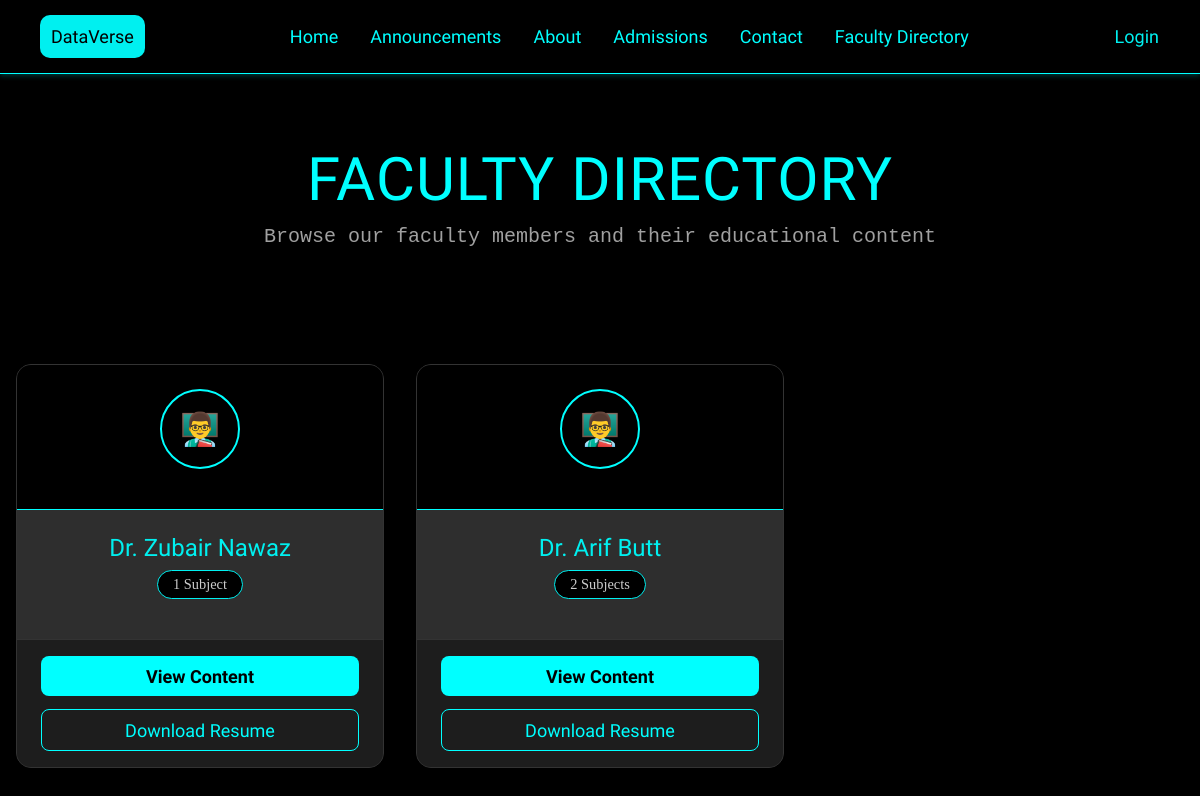
/faculty/directory/, run on the app's committed database.
### faculty_profiles/models.py (models this page shows, shortened)
class FacultyProfile(models.Model):
    user = models.OneToOneField(
        settings.AUTH_USER_MODEL,
        on_delete=models.CASCADE,
        related_name='Facultyprofile'    # Unique reverse accessor for this app
    )
    resume = models.FileField(upload_to="rag_chatbot/data/faculty/resumes/", blank=True, null=True)

### chatbot/models.py (models this page shows, shortened)
class CustomUser(AbstractUser):
    email = models.EmailField(unique=True, blank=False, null=False)
    full_name = models.CharField(max_length=255, blank=True, null=True)  # ✅ Add this line
    ROLE_CHOICES = (
        ('student', 'Student'),
        ('professor', 'Professor'),
    )
    role = models.CharField(max_length=10, choices=ROLE_CHOICES, default='student')

### faculty_profiles/views.py (the view)
# urls.py: path('directory/', views.faculty_directory, name='faculty_directory'),
def faculty_directory(request):
    faculty_with_content = FacultyProfile.objects.filter(subjects__lecturecontent__isnull=False).distinct()
    return render(request, "faculty_profiles/faculty_directory.html", {
        "faculty_list": faculty_with_content,
    })

### faculty_profiles/templates/faculty_profiles/faculty_directory.html (shortened to what this page needs)
{% extends "chatbot/base.html" %}
{% load static %}
{% block content %}
<div class="directory-container">
    <div class="directory-header">
        <h1>Faculty Directory</h1>
        <p>Browse our faculty members and their educational content</p>
        <div class="animation-bg">
            <div class="lines"></div>
            <div class="lines"></div>
            <div class="lines"></div>
        </div>
    </div>
    {% if faculty_list %}
        <div class="faculty-cards">
            {% for faculty in faculty_list %}
                <div class="faculty-card">
                    <div class="faculty-card-header">
                        <div class="faculty-avatar">👨‍🏫</div>
                    </div>
                    <div class="faculty-card-body">
                        <h5 class="faculty-name">
                            {{ faculty.user.full_name|default:faculty.user.username }}
                        </h5>
                        {% with subject_count=faculty.subjects.count %}
                            <div class="subject-count">
                                {{ subject_count }} Subject{{ subject_count|pluralize }}
                            </div>
                        {% endwith %}
                    </div>
                    <div class="faculty-card-footer">
                        <a href="{% url 'faculty_detail' faculty.id %}" class="btn-view">View Content</a>
                        {% if faculty.resume %}
                            <a href="{{ faculty.resume.url }}" class="btn-resume" download>Download Resume</a>
                        {% endif %}
                    </div>
                </div>
            {% endfor %}
        </div>
    {% else %}
        <div class="no-faculty">
            <h3>No faculty members have uploaded content yet</h3>
            <p>Check back later for educational materials</p>
        </div>
    {% endif %}
</div>
{% endblock %}

### chatbot/static/styles/home.css (style rules this page uses)
* { margin: 0; padding: 0; box-sizing: border-box; }
html { scroll-behavior: smooth; }
body { background: #000; color: white; overflow-x: hidden; }
a { text-decoration: none !important; }
a { font-family: "Jersey 15", serif; font-weight: 30; font-style: normal; font-size: large; }

### faculty_profiles/templates/faculty_profiles/faculty_directory.html (style rules this page uses)
.directory-container { padding-top: 6rem; min-height: 100vh; background-color: #000; color: white; }
.directory-header { margin-bottom: 3rem; text-align: center; position: relative; padding: 3rem 0; }
.directory-header h1 { font-family: "Jersey 15", serif; font-weight: 30; font-style: normal; font-size: 60px; color: cyan; text-transform: uppercase; letter-spacing: 1px; margin-bottom: 10px; }
.directory-header p { font-size: 20px; margin: 10px 0 20px; color: #ffffffa0; font-family: monospace; }
.faculty-cards { display: grid; grid-template-columns: repeat(auto-fill, minmax(300px, 1fr)); gap: 2rem; max-width: 1200px; margin: 0 auto; padding: 0 1rem; }
.faculty-card { background: #2e2e2e; border-radius: 15px; overflow: hidden; box-shadow: 0px 4px 6px rgba(0, 0, 0, 0.3); transition: transform 0.3s ease; display: flex; flex-direction: column; border: 1px solid #333; }
.faculty-card-header { background: #000; border-bottom: 1px solid cyan; padding: 1.5rem; text-align: center; }
.faculty-avatar { width: 80px; height: 80px; background-color: #000; border-radius: 50%; margin: 0 auto 1rem; display: flex; align-items: center; justify-content: center; font-size: 2rem; border: 2px solid cyan; }
.faculty-card-body { padding: 1.5rem; flex-grow: 1; display: flex; flex-direction: column; }
.faculty-name { font-family: "Jersey 15", serif; font-weight: 30; font-style: normal; font-size: 1.5rem; margin-bottom: 0.5rem; color: #00f0f0; text-align: center; }
.subject-count { background-color: #000; padding: 5px 15px; border-radius: 20px; font-size: 0.9rem; color: #ccc; display: inline-block; margin: 0 auto 1rem; border: 1px solid #00f0f0; text-align: center; }
.faculty-card-footer { padding: 1rem 1.5rem; background-color: #1d1d1d; border-top: 1px solid #333; }
.btn-view { background-color: cyan; color: black; border: none; border-radius: 8px; padding: 0.6rem 1.2rem; font-weight: bold; font-size: 18px; transition: all 0.3s ease; text-decoration: none; display: inline-block; width: 100%; text-align: center; font-family: "Jersey 15", serif; }
.btn-resume { background-color: transparent; color: cyan; border: 1px solid cyan; border-radius: 8px; padding: 0.6rem 1.2rem; font-weight: 500; margin-top: 0.8rem; transition: all 0.3s ease; text-decoration: none; display: inline-block; width: 100%; text-align: center; font-family: "Jersey 15", serif; }
.animation-bg { position: absolute; top: 0; left: 0; width: 100%; height: 100%; z-index: -1; }
.lines { position: absolute; top: 0; left: 0; right: 0; height: 100%; margin: auto; width: 90vw; z-index: -1; }

### data on the page
FacultyProfile: user.full_name "Dr. Zubair Nawaz", subjects.count "1"
FacultyProfile: user.full_name "Dr. Arif Butt", subjects.count "2"
